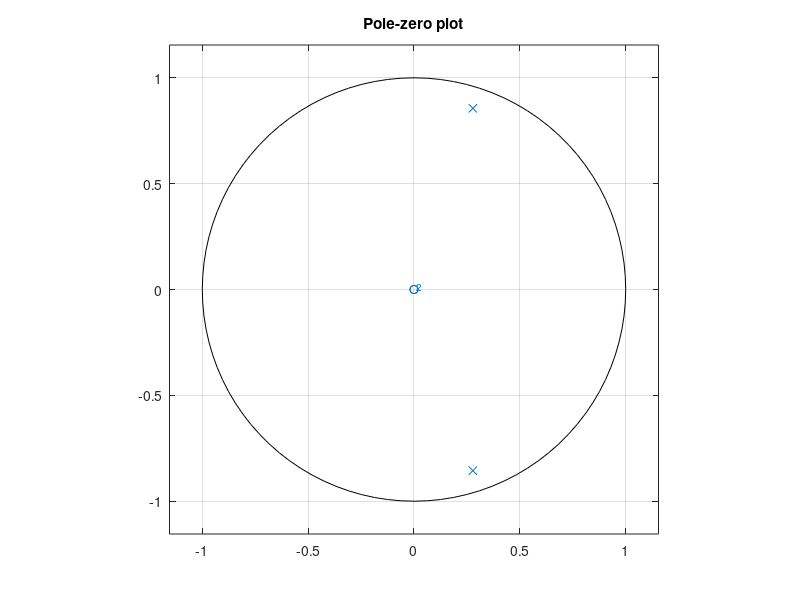
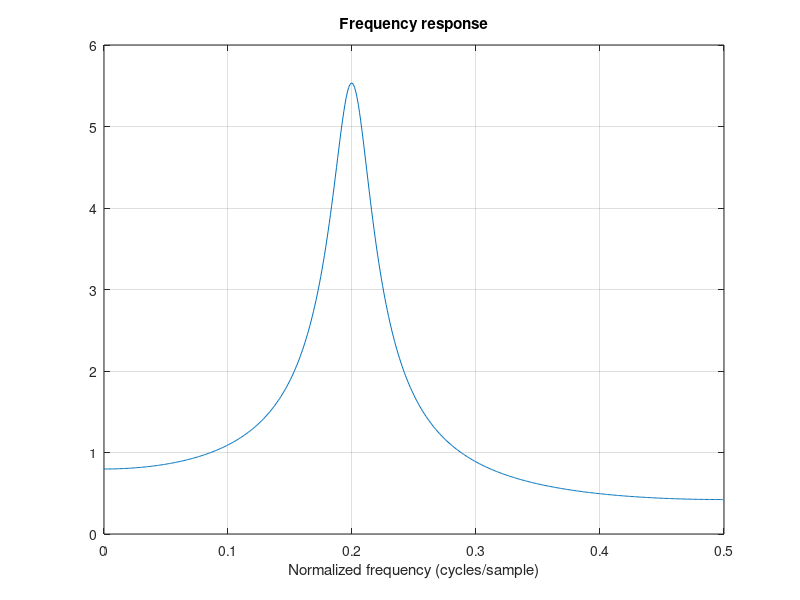
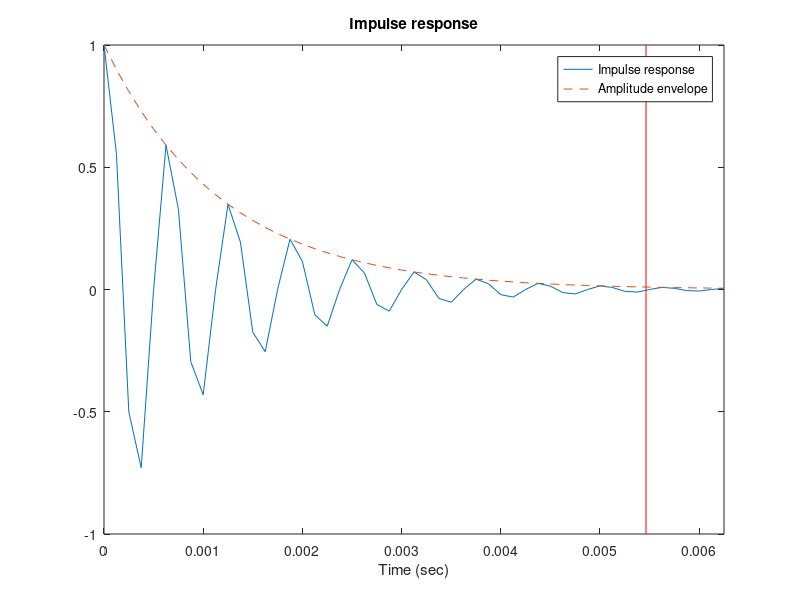
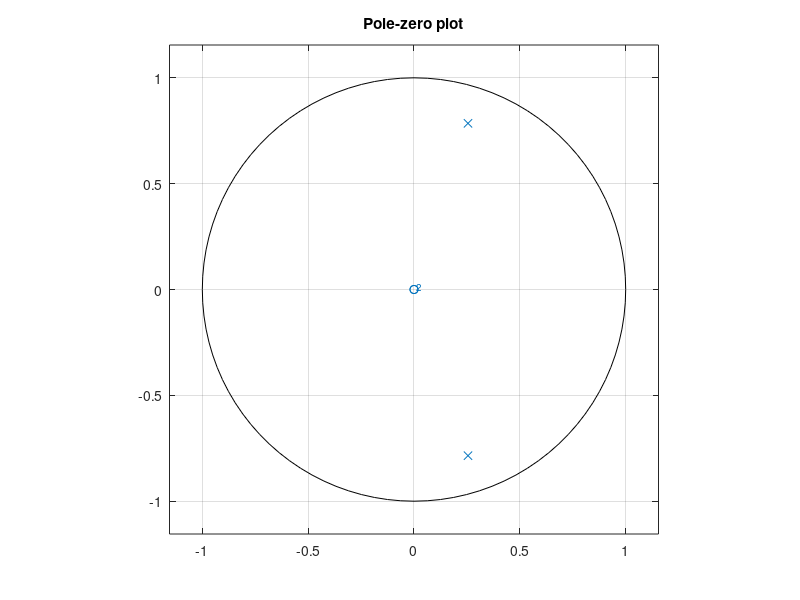

These charts were generated, in order, by the following MATLAB code:
%% make_filter_01.m 
%
% Second-order recursive difference equation 
% with prescribed poles.

%%

clc
clear

%% Difference equation
% y(n) = b0 x(n) - a1 y(n-1) - a2 y(n-2)
% y(n) = b0 x(n) + b1 x(n-1) + b2 x(n-2) - a1 y(n-1) - a2 y(n-2)

f1 = 0.2;           % normalized frequency (cycle/sample)
om1 = 2*pi * f1;    % normalized frequency (radian/sample)
r = 0.9;            % pole radius

a1 = -2*r*cos(om1);
a2 = r^2;
   
a = [1 a1 a2]       % recursive part (a0 = 1 in the difference equation)
b = 1;              % non-recursive part (b0 = 1 in the difference equation)

%% Impulse response
% Calculate the impulse response using the Matlab function 'filter'.
% Note that the amplitude envelope has the form r^n.

N = 50;
n = 0:N;

imp = [1 zeros(1, N)];
h = filter(b, a, imp);

figure(1)
clf
plot(n, h, 'o-', n, r.^n, '--')
legend('Impulse response', 'Amplitude envelope')
xlabel('Time (n)')
title('Impulse response')


%% Pole-zero plot
% The poles are at z = r exp(om1 j) and z = r exp(-om1 j).
% This is a complex conjugate pair.

zplane(b, a)
title('Pole-zero plot')
print -dpdf figures/make_filter_01_zplane_1

%% Frequency response
% The frequency response has a peak at f1, as expected.
% (Why is this expected?)

[H, om] = freqz(b, a);
f = om / (2*pi);
plot(f, abs(H))
title('Frequency response')
xlabel('Normalized frequency (cycles/sample)')
grid
print -dpdf figures/make_filter_01_freqz_1

%% When does response decay to 1%?
% When does the impulse response decay down to 1% of its initial value?

Na = log(0.01) / log(r)     % samples

plot(n, h, n, r.^n, '--', [Na Na], [-1 1], 'r')
xlabel('Time (n)')
title('Impulse response')

%% Express in seconds (Ta)
% If the filter operates at 8000 samples/second, then 
% when does the impulse response decay down to 1% in seconds?

Fs = 8000;   % samples/second

Ta = Na / Fs    % seconds

plot(n/Fs, h, n/Fs, r.^n, '--', [Ta Ta], [-1 1], 'r')
xlabel('Time (sec)')
title('Impulse response')
legend('Impulse response', 'Amplitude envelope')
xlim([0 N/Fs])
print -dpdf figures/make_filter_01_impresp_1

%% Design system with specified Ta
% Let us make a system that has Ta = 0.003 seconds.
% What should the pole radius be?

Ta = 0.003;
Na = Ta * Fs;
r = 0.01^(1/Na)

%% Make the filter
% difference equation 

a = [1 -2*r*cos(om1) r^2]
b = 1;

%%
% Pole-zero diagram

zplane(b, a)
title('Pole-zero plot')
print -dpdf figures/make_filter_01_zplane_2

%% 
% Impulse response

h = filter(b, a, imp);

plot(n/Fs, h, n/Fs, r.^n, '--', [Ta Ta], [-1 1], 'r')
legend('Impulse response', 'Amplitude envelope')
xlabel('Time (sec)')
title('Impulse response')
xlim([0 N/Fs])
print -dpdf figures/make_filter_01_impresp_2

%%
% Frequency response
% (How is this frequency response different than the first one?)

[H, om] = freqz(b, a);
f = om / (2*pi);
plot(f, abs(H))
title('Frequency response')
xlabel('Normalized frequency')
grid
print -dpdf figures/make_filter_01_freqz_2

%%
% Frequency response (with frequency in Hz)

plot(f*Fs, abs(H))
title('Frequency response')
xlabel('frequency (Hz)')
grid

%% 

soundsc(h, Fs)

